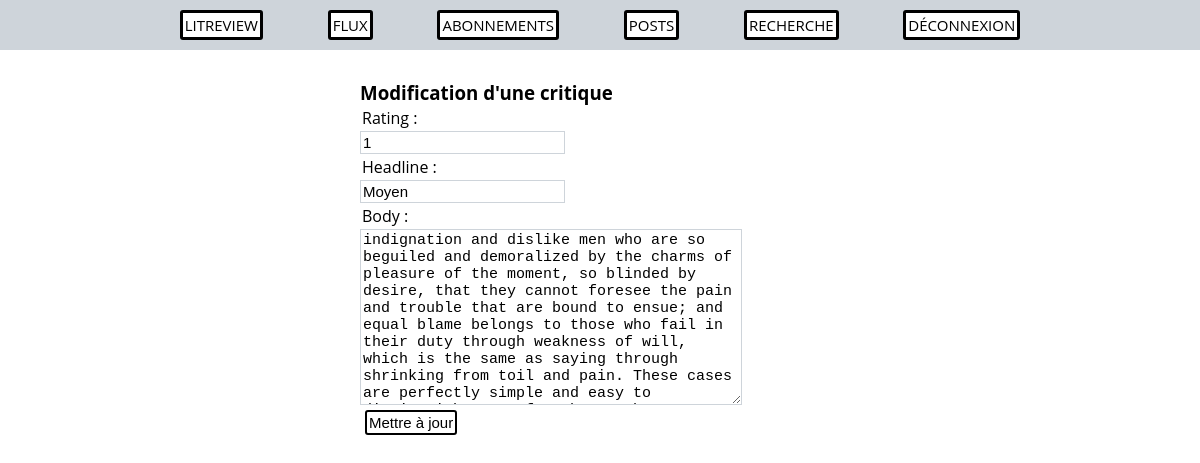
Before: /review/review/14/update/ (signed in) with the older database file.
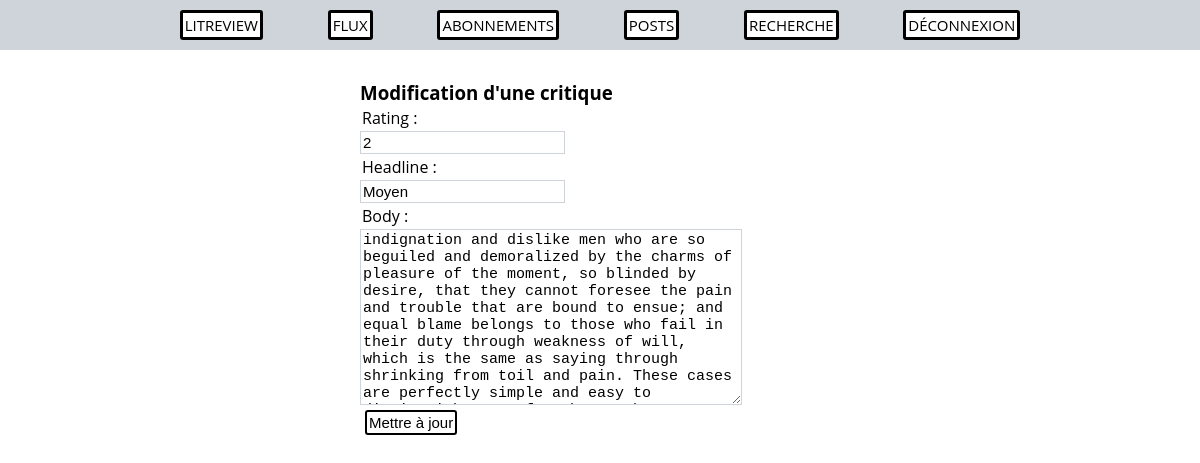
After: the same page with the newer database file.
### review/models.py (models this page shows)
class Review(models.Model):
    ticket = models.ForeignKey(to=Ticket, on_delete=models.CASCADE)
    rating = models.PositiveSmallIntegerField(
        validators=[MinValueValidator(0), MaxValueValidator(5)])
    headline = models.CharField(max_length=128)
    body = models.TextField(max_length=2048, blank=True)
    user = models.ForeignKey(
        to=settings.AUTH_USER_MODEL, on_delete=models.CASCADE)
    time_created = models.DateTimeField(auto_now_add=True)

### review/views.py (the view)
# urls.py: path("review/<int:pk>/update/", ReviewUpdateView.as_view(), name="update_review"),
class ReviewUpdateView(LoginRequiredMixin, UpdateView):
	model = Review
	template_name = "update_review.html"
	fields = ["rating", "headline", "body"]
	success_url = reverse_lazy("myposts")

### review/templates/update_review.html (shortened to what this page needs)
{% extends "base.html" %}
{% block content %}
<div class="form">
    <h3>Modification d'une critique</h3>
    <form method="POST" enctype="multipart/form-data">
        {{ form.as_p }}
        <input type="submit" value="Mettre à jour">
    </form>
</div>
{% endblock %}

Changed rows visible on the page:
changed Review "Moyen": rating "1" → "2"
